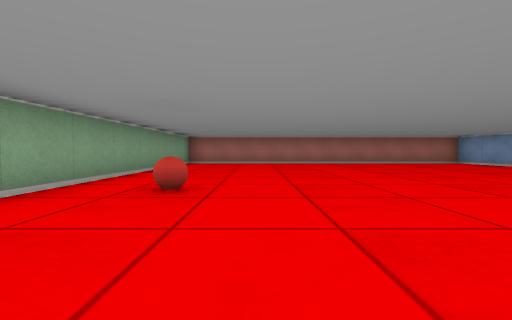
[1] (above)

14 first-person views from a walk through a cub3D level. The camera is about half as high as the walls, tilts 2° down and sees 90° across. The floor is counted in squares. Each view is taken from the middle of a square. On the plan, view 1 faces up. The plan holds only what a view shows up to about 9 squares ahead; the rest is blank.

[2]
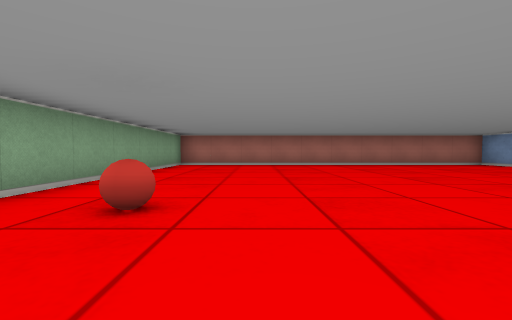

[3]
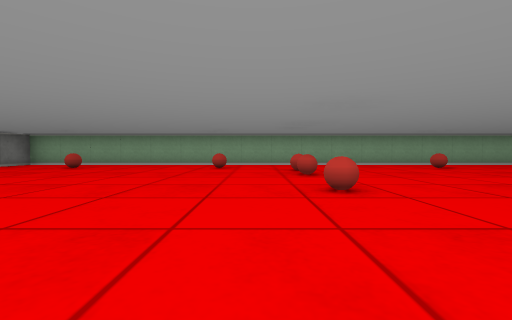

[4]
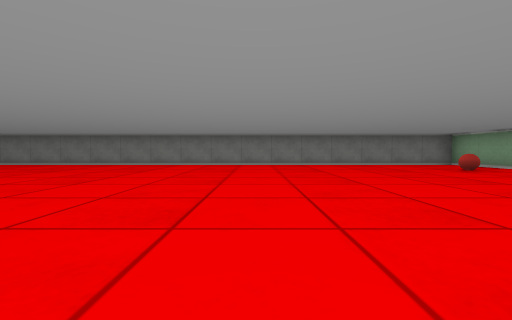

[5]
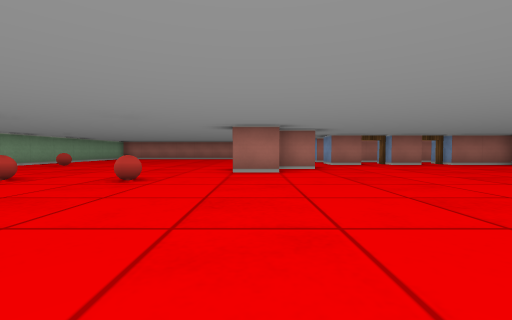

[6]
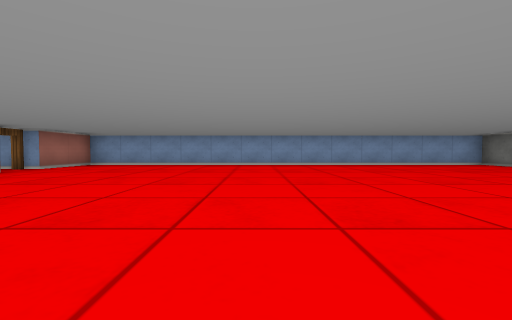

[7]
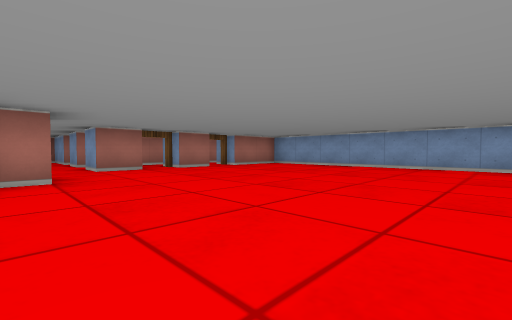

[8]
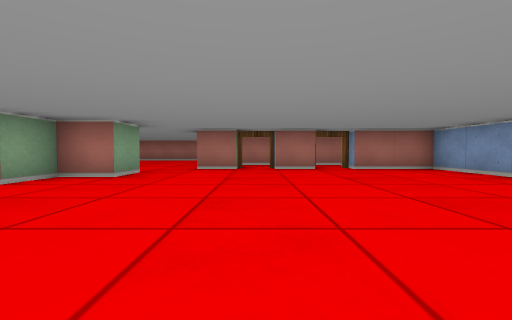

[9]
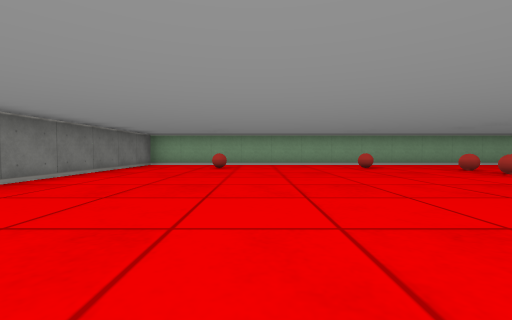

[10]
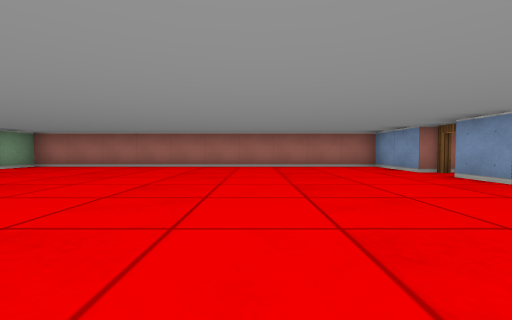

[11]
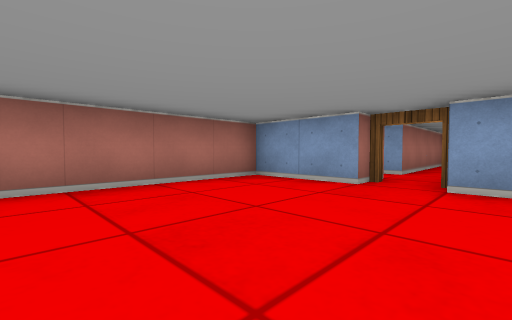

[12]
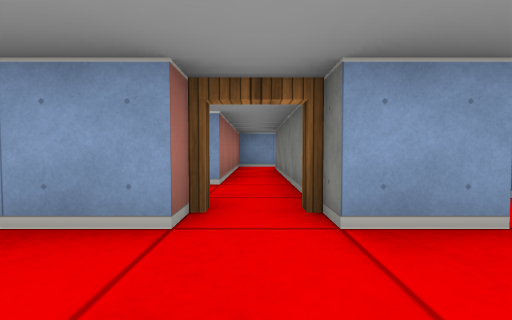

[13]
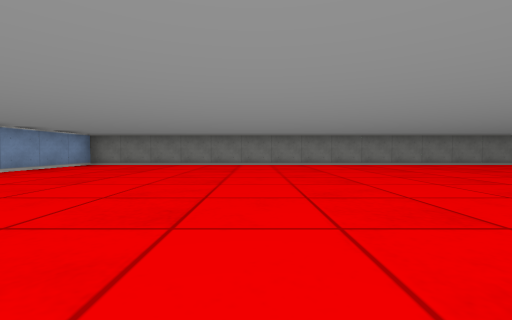

[14]
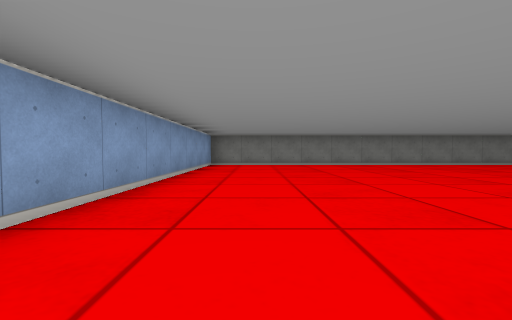

### Floor plan
Points are (right, up) in squares from view 1. A wall is a line through its corners. A room is listed if a view was taken in it or the views show most of it. See-through windows are left out.
Room 1 (views 1, 2, 3, 4, 5, 6, 7, 8, 9, 10, 11, 12, 13, 14)
walls: (6.5, 2.5) (6.5, 1.5) (5.5, 1.5) (5.5, 0.5) (4.5, 0.5); (8.6, 3.5) (7.5, 3.5) (7.5, 4.5); (10.6, 3.5) (9.5, 3.5); (7.5, 7.5) (7.5, 9.5) (-2.5, 9.5) (-2.5, -9.5) (13.5, -9.5) (13.5, 3.5) (11.5, 3.5); (11.9, 5.5) (7.5, 5.5) (7.5, 6.5)
ways out: open door at (8, 7) to room 2; open door at (9, 4); open door at (11, 4)
objects: ball (-1, -7); ball (-1, -3); ball (-1, 3); ball (0, -1); ball (1, -1); ball (3, -1)
Room 2 (no view inside)
walls: (13.5, 6.4) (13.5, 7.5) (9.5, 7.5); (7.5, 6.5) (12.4, 6.5)
ways out: open door at (8, 7) to room 1; opening at (9, 8)

Positions as (right, up) in squares from view 1, and headings:
1: (0, 0), facing up
2: (0, 1), facing up
3: (6, -2), facing left
4: (4, -1), facing down
5: (5, -5), facing up
6: (5, -2), facing right
7: (6, -3), facing up-right
8: (9, -3), facing up
9: (6, -6), facing left
10: (4, 2), facing up
11: (4, 6), facing up-right
12: (6, 7), facing right
13: (8, -1), facing down
14: (12, -1), facing down
